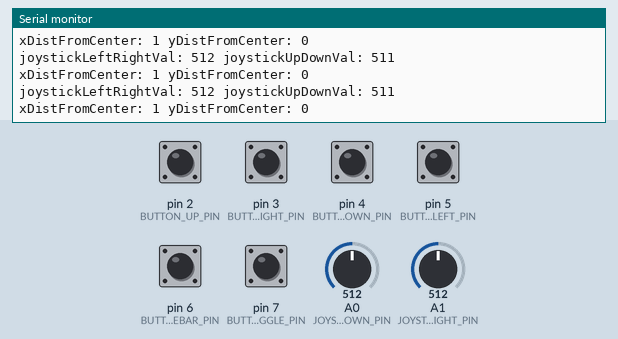
This sketch was run on a simulated Arduino Leonardo, built with avr-gcc and run on an emulated ATmega32U4. On the bench: the last lines printed to the serial monitor. Inputs (shaded band) come from the test bench; at power-on: pin 2 (BUTTON_UP_PIN), pin 3 (BUTTON_RIGHT_PIN), pin 4 (BUTTON_DOWN_PIN), pin 5 (BUTTON_LEFT_PIN), pin 6 (BUTTON_SPACEBAR_PIN), pin 7 (BUTTON_MOUSE_TOGGLE_PIN) HIGH, A1 (JOYSTICK_LEFTRIGHT_PIN) = 512, A0 (JOYSTICK_UPDOWN_PIN) = 512. USB keyboard and mouse output is not drawn.

Above: at 1.2 s.
1.3 s: pin 2 (BUTTON_UP_PIN) pulled LOW for 0.15 s
At 1.39 s:
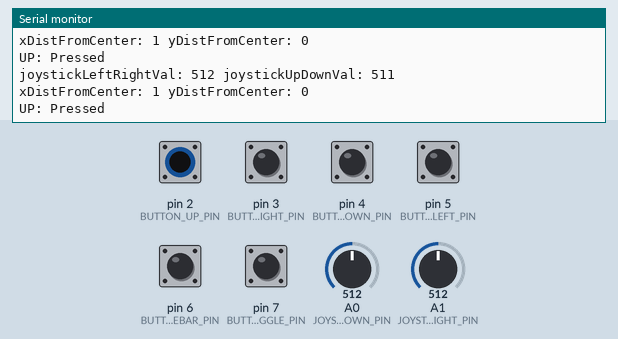
2.9 s: pin 3 (BUTTON_RIGHT_PIN) pulled LOW for 0.15 s
At 2.93 s:
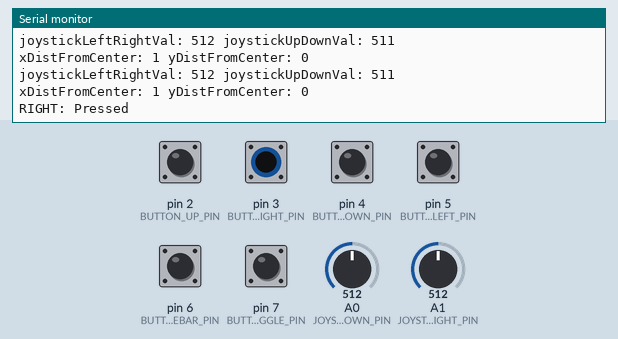
4.5 s: A1 (JOYSTICK_LEFTRIGHT_PIN) set to 20
At 5.3 s:
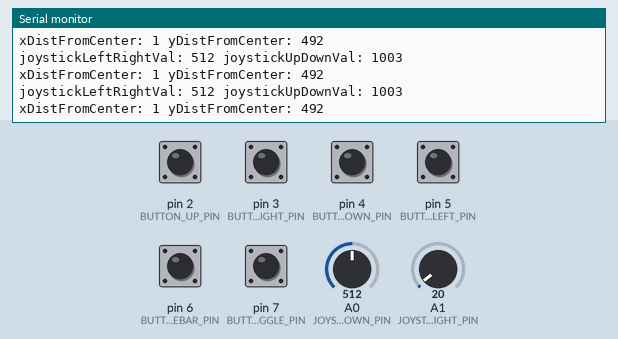
7.5 s: pin 4 (BUTTON_DOWN_PIN) pulled LOW for 0.15 s
At 7.61 s:
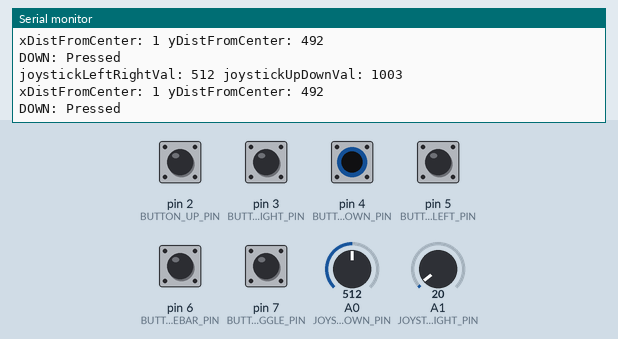
9.1 s: pin 5 (BUTTON_LEFT_PIN) pulled LOW for 0.15 s
At 9.15 s:
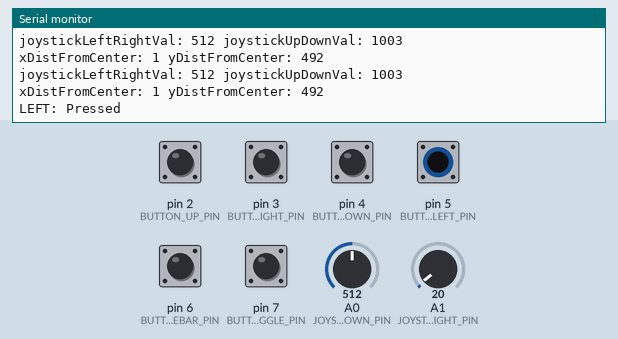
10.7 s: pin 6 (BUTTON_SPACEBAR_PIN) pulled LOW for 0.15 s
At 10.81 s:
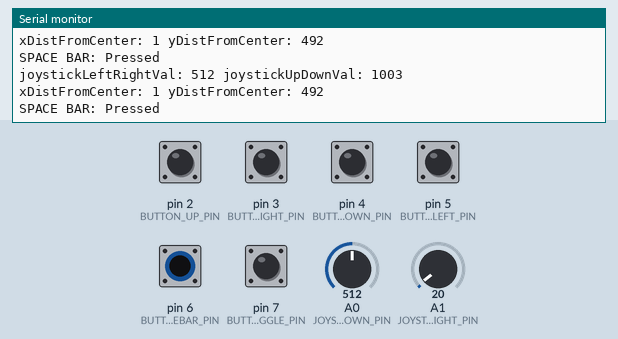

The sketch:

4Button2AxisJoystick.ino
```cpp
/* Converts analog input on A0 and A1 to control the x and y movements of the mouse
 * Uses digital input on pins 2, 3, 4, 5, 6 for UP_ARROW, RIGHT_ARROW, DOWN_ARROW,
 * LEFT_ARROW, and SPACE BAR respectively on the keyboard.
 *
 * Digital input on pin 7 toggles the joystick on and off.
 *
 * All digital input is assumed to use the Arduino's internal pull-up resistors
 *
 * Originally written for the Parallax 2-Axis Joystick (https://www.adafruit.com/product/245)
 * but should work with any other analog inputs tied to A0 and A1 to control the x and y movements
 * of the mouse, respectively.
 *
 * This sketch is compatible with any 32u4- or SAMD-based boards like the Arduino
 * Leondardo, Esplora, Zero, Due, which can appear as a native mouse and/or keyboard
 * when connected to the computer via USB.
 *
 * References
 *  - https://www.arduino.cc/en/Reference.MouseKeyboard
 *  - https://www.arduino.cc/reference/en/language/functions/usb/keyboard/keyboardpress/
 *  - https://www.arduino.cc/en/Reference/KeyboardModifiers
 *
 * By Jon Froehlich
 * @jonfroehlich
 * http://makeabilitylab.io
 */
#include <Keyboard.h> // https://www.arduino.cc/reference/en/language/functions/usb/keyboard/
#include <Mouse.h> // https://www.arduino.cc/reference/en/language/functions/usb/mouse/

const int BUTTON_UP_PIN = 2;
const int BUTTON_RIGHT_PIN = 3;
const int BUTTON_DOWN_PIN = 4;
const int BUTTON_LEFT_PIN = 5;
const int BUTTON_SPACEBAR_PIN = 6;
const int BUTTON_MOUSE_TOGGLE_PIN = 7;

const int JOYSTICK_UPDOWN_PIN = A0;
const int JOYSTICK_LEFTRIGHT_PIN = A1;

// The joysticks orientation with respect to the user
// We need this because sometimes we have to place a joystick
// upside down, etc. in our designs
enum JoystickYDirection {
  UP,
  RIGHT,
  DOWN,
  LEFT
};

enum JoystickYDirection joystickYDir = RIGHT;

const int MAX_ANALOG_VAL = 1023;
const int JOYSTICK_CENTER_VALUE = int(MAX_ANALOG_VAL / 2);

// Sets the overall amount of movement in either X or Y direction
// that will trigger the Arduino board *sending* a Mouse.move()
// command to the computer
const int JOYSTICK_MOVEMENT_THRESHOLD = 12;

// Sets the overall mouse sensitivity based on joystick movement
// a higher value will move the mouse more with joystick movement
const int MAX_MOUSE_MOVE_VAL = 30;

boolean isSpaceBarPressed = false;
boolean isUpKeyPressed = false;
boolean isRightKeyPressed = false;
boolean isDownKeyPressed = false;
boolean isLeftKeyPressed = false;
boolean isMouseActive = true;
int prevButtonMouseToggleVal = HIGH;

void setup() {
  pinMode(BUTTON_UP_PIN, INPUT_PULLUP);
  pinMode(BUTTON_RIGHT_PIN, INPUT_PULLUP);
  pinMode(BUTTON_DOWN_PIN, INPUT_PULLUP);
  pinMode(BUTTON_LEFT_PIN, INPUT_PULLUP);
  pinMode(BUTTON_SPACEBAR_PIN, INPUT_PULLUP);
  pinMode(BUTTON_MOUSE_TOGGLE_PIN, INPUT_PULLUP);

  // Turn on serial for debugging
  Serial.begin(9600);
  Keyboard.begin();
  activateMouse(true);
}

void activateMouse(boolean turnMouseOn){
  if(turnMouseOn){
    Serial.println("*** Activating mouse! ***");
    Mouse.begin();
  }else{
    Serial.println("*** Deactivating mouse! ***");
    Mouse.end();
  }

  isMouseActive = turnMouseOn;
}

void loop() {
  int buttonUpVal = digitalRead(BUTTON_UP_PIN);
  int buttonRightVal = digitalRead(BUTTON_RIGHT_PIN);
  int buttonDownVal = digitalRead(BUTTON_DOWN_PIN);
  int buttonLeftVal = digitalRead(BUTTON_LEFT_PIN);
  int buttonSpaceBarVal = digitalRead(BUTTON_SPACEBAR_PIN);
  int buttonMouseToggleVal = digitalRead(BUTTON_MOUSE_TOGGLE_PIN);

  if(buttonMouseToggleVal != prevButtonMouseToggleVal){
    if(buttonMouseToggleVal == LOW && isMouseActive == false){
      activateMouse(true);
    }else if(buttonMouseToggleVal == LOW && isMouseActive == true){
      activateMouse(false);
    }
  }

  /** HANDLE JOYSTICK INPUT AS MOUSE **/
  int joystickUpDownVal = analogRead(JOYSTICK_UPDOWN_PIN);
  int joystickLeftRightVal = analogRead(JOYSTICK_LEFTRIGHT_PIN);

  // If hooked up on the breadboard, we often have to
  // install the joystick in a different orientation than
  // with the Y up direction facing up. The code below
  // handles the different orientations
  if(joystickYDir == RIGHT){
    int tmpX = joystickLeftRightVal;
    joystickLeftRightVal = joystickUpDownVal;
    joystickUpDownVal = MAX_ANALOG_VAL - tmpX;
  }else if(joystickYDir == DOWN){
    joystickUpDownVal = MAX_ANALOG_VAL - joystickUpDownVal;
    joystickLeftRightVal = MAX_ANALOG_VAL - joystickLeftRightVal;
  }else if(joystickYDir == LEFT){
    int tmpX = joystickLeftRightVal;
    joystickLeftRightVal = MAX_ANALOG_VAL - joystickUpDownVal;
    joystickUpDownVal = tmpX;
  }

  Serial.print("joystickLeftRightVal: ");
  Serial.print(joystickLeftRightVal);
  Serial.print(" joystickUpDownVal: ");
  Serial.println(joystickUpDownVal);

  int yDistFromCenter = joystickUpDownVal - JOYSTICK_CENTER_VALUE;
  int xDistFromCenter = joystickLeftRightVal - JOYSTICK_CENTER_VALUE;

  Serial.print("xDistFromCenter: ");
  Serial.print(xDistFromCenter);
  Serial.print(" yDistFromCenter: ");
  Serial.println(yDistFromCenter);

  int yMouse = 0, xMouse = 0;
  if(abs(yDistFromCenter) > JOYSTICK_MOVEMENT_THRESHOLD){
    yMouse = map(joystickUpDownVal, 0, MAX_ANALOG_VAL, MAX_MOUSE_MOVE_VAL, -MAX_MOUSE_MOVE_VAL);
  }

  if(abs(xDistFromCenter) > JOYSTICK_MOVEMENT_THRESHOLD){
    xMouse = map(joystickLeftRightVal, 0, MAX_ANALOG_VAL, -MAX_MOUSE_MOVE_VAL, MAX_MOUSE_MOVE_VAL);
  }

  if(isMouseActive){
    Mouse.move(xMouse, yMouse, 0);
  }

  /** HANDLE BUTTON INPUT AS KEYBOARD **/
  int numButtonsPressed = 0;

  // List of non-alphanumerica keys:
  //  - https://www.arduino.cc/en/Reference/KeyboardModifiers
  if(buttonUpVal == LOW){
    isUpKeyPressed = true;
    Keyboard.press(KEY_UP_ARROW);
    Serial.print("UP: Pressed\t");
    numButtonsPressed++;
  }else if(isUpKeyPressed == true && buttonUpVal == HIGH){
    Keyboard.release(KEY_UP_ARROW);
    isUpKeyPressed = false;
  }

  if(buttonRightVal == LOW){
    isRightKeyPressed = true;
    Keyboard.press(KEY_RIGHT_ARROW);
    Serial.print("RIGHT: Pressed\t");
    numButtonsPressed++;
  }else if(isRightKeyPressed == true && buttonRightVal == HIGH){
    Keyboard.release(KEY_RIGHT_ARROW);
    isRightKeyPressed = false;
  }

  if(buttonDownVal == LOW){
    isDownKeyPressed = true;
    Keyboard.press(KEY_DOWN_ARROW);
    Serial.print("DOWN: Pressed\t");
    numButtonsPressed++;
  }else if(isDownKeyPressed == true && buttonDownVal == HIGH){
    Keyboard.release(KEY_DOWN_ARROW);
    isDownKeyPressed = false;
  }

  if(buttonLeftVal == LOW){
    isLeftKeyPressed = true;
    Keyboard.press(KEY_LEFT_ARROW);
    Serial.print("LEFT: Pressed");
    numButtonsPressed++;
  }else if(isLeftKeyPressed == true && buttonLeftVal == HIGH){
    Keyboard.release(KEY_LEFT_ARROW);
    isLeftKeyPressed = false;
  }

  if(buttonSpaceBarVal == LOW){
    isSpaceBarPressed = true;
    Keyboard.press(' ');
    Serial.print("SPACE BAR: Pressed\t");
    isSpaceBarPressed = true;
    numButtonsPressed++;
  }else if(isSpaceBarPressed == true && buttonSpaceBarVal == HIGH){
    Keyboard.release(' ');
    isSpaceBarPressed = false;
  }

  delay(50);

  if(numButtonsPressed > 0){
    Serial.println();
  }
  prevButtonMouseToggleVal = buttonMouseToggleVal;
}
```

Measured:
- after the input at 1.3 s, the serial monitor: prints a new line at once (image 1)
- after the input at 2.9 s, the serial monitor: prints a new line at once (image 2)
- after the input at 4.5 s, the serial monitor: prints a new line at once (image 3)
- after the input at 7.5 s, the serial monitor: prints a new line at once (image 4)
- after the input at 9.1 s, the serial monitor: prints a new line at once (image 5)
- after the input at 10.7 s, the serial monitor: prints a new line at once (image 6)
